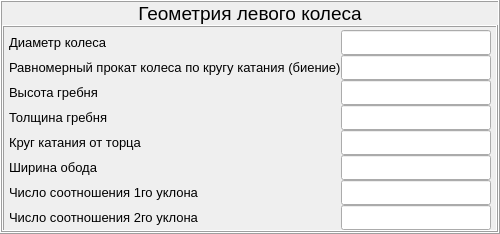
                      <widget class="QFrame" name="archive_left_wheel_frame">
                       <property name="frameShape">
                        <enum>QFrame::Box</enum>
                       </property>
                       <property name="frameShadow">
                        <enum>QFrame::Raised</enum>
                       </property>
                       <layout class="QVBoxLayout" name="verticalLayout_11">
                        <property name="spacing">
                         <number>0</number>
                        </property>
                        <property name="leftMargin">
                         <number>0</number>
                        </property>
                        <property name="topMargin">
                         <number>0</number>
                        </property>
                        <property name="rightMargin">
                         <number>0</number>
                        </property>
                        <property name="bottomMargin">
                         <number>0</number>
                        </property>
                        <item>
                         <widget class="QLabel" name="label_42">
                          <property name="maximumSize">
                           <size>
                            <width>16777215</width>
                            <height>25</height>
                           </size>
                          </property>
                          <property name="font">
                           <font>
                            <family>Arial</family>
                            <pointsize>14</pointsize>
                           </font>
                          </property>
                          <property name="text">
                           <string>Геометрия левого колеса</string>
                          </property>
                          <property name="alignment">
                           <set>Qt::AlignCenter</set>
                          </property>
                         </widget>
                        </item>
                        <item>
                         <widget class="PlotWidget" name="archive_left_graph_widget" native="true">
                          <property name="maximumSize">
                           <size>
                            <width>16777215</width>
                            <height>16777215</height>
                           </size>
                          </property>
                         </widget>
                        </item>
                        <item>
                         <widget class="QFrame" name="archive_geometry_left_frame">
                          <property name="minimumSize">
                           <size>
                            <width>0</width>
                            <height>0</height>
                           </size>
                          </property>
                          <property name="maximumSize">
                           <size>
                            <width>16777215</width>
                            <height>220</height>
                           </size>
                          </property>
                          <property name="frameShape">
                           <enum>QFrame::Box</enum>
                          </property>
                          <property name="frameShadow">
                           <enum>QFrame::Raised</enum>
                          </property>
                          <layout class="QGridLayout" name="gridLayout_10">
                           <property name="leftMargin">
                            <number>5</number>
                           </property>
                           <property name="topMargin">
                            <number>3</number>
                           </property>
                           <property name="rightMargin">
                            <number>5</number>
                           </property>
                           <property name="bottomMargin">
                            <number>0</number>
                           </property>
                           <property name="spacing">
                            <number>0</number>
                           </property>
                           <item row="5" column="0">
                            <widget class="QLabel" name="label_43">
                             <property name="minimumSize">
                              <size>
                               <width>0</width>
                               <height>25</height>
                              </size>
                             </property>
                             <property name="maximumSize">
                              <size>
                               <width>16777215</width>
                               <height>16777215</height>
                              </size>
                             </property>
                             <property name="font">
                              <font>
                               <family>Arial</family>
                               <pointsize>10</pointsize>
                              </font>
                             </property>
                             <property name="text">
                              <string>Толщина гребня</string>
                             </property>
                            </widget>
                           </item>
                           <item row="9" column="1">
                            <widget class="QLineEdit" name="archive_geometry_left_one_slope_lineEdit">
                             <property name="maximumSize">
                              <size>
                               <width>150</width>
                               <height>25</height>
                              </size>
                             </property>
                             <property name="font">
                              <font>
                               <family>Arial</family>
                               <pointsize>14</pointsize>
                              </font>
                             </property>
                             <property name="alignment">
                              <set>Qt::AlignCenter</set>
                             </property>
                             <property name="readOnly">
                              <bool>true</bool>
                             </property>
                            </widget>
                           </item>
                           <item row="0" column="1">
                            <widget class="QLineEdit" name="archive_geometry_left_diameter_lineEdit">
                             <property name="maximumSize">
                              <size>
                               <width>150</width>
                               <height>25</height>
                              </size>
                             </property>
                             <property name="font">
                              <font>
                               <family>Arial</family>
                               <pointsize>14</pointsize>
                              </font>
                             </property>
                             <property name="text">
                              <string/>
                             </property>
                             <property name="alignment">
                              <set>Qt::AlignCenter</set>
                             </property>
                             <property name="readOnly">
                              <bool>true</bool>
                             </property>
                            </widget>
                           </item>
                           <item row="8" column="0">
                            <widget class="QLabel" name="label_44">
                             <property name="font">
                              <font>
                               <family>Arial</family>
                               <pointsize>10</pointsize>
                              </font>
                             </property>
                             <property name="text">
                              <string>Ширина обода</string>
                             </property>
                            </widget>
                           </item>
                           <item row="5" column="1">
                            <widget class="QLineEdit" name="archive_geometry_left_crest_width_lineEdit">
                             <property name="maximumSize">
                              <size>
                               <width>150</width>
                               <height>25</height>
                              </size>
                             </property>
                             <property name="font">
                              <font>
                               <family>Arial</family>
                               <pointsize>14</pointsize>
                              </font>
                             </property>
                             <property name="alignment">
                              <set>Qt::AlignCenter</set>
                             </property>
                             <property name="readOnly">
                              <bool>true</bool>
                             </property>
                            </widget>
                           </item>
                           <item row="10" column="0">
                            <widget class="QLabel" name="label_45">
                             <property name="font">
                              <font>
                               <family>Arial</family>
                               <pointsize>10</pointsize>
                              </font>
                             </property>
                             <property name="text">
                              <string>Число соотношения 2го уклона</string>
                             </property>
                            </widget>
                           </item>
                           <item row="9" column="0">
                            <widget class="QLabel" name="label_46">
                             <property name="font">
                              <font>
                               <family>Arial</family>
                               <pointsize>10</pointsize>
                              </font>
                             </property>
                             <property name="text">
                              <string>Число соотношения 1го уклона</string>
                             </property>
                            </widget>
                           </item>
                           <item row="8" column="1">
                            <widget class="QLineEdit" name="archive_geometry_left_width_rim_lineEdit">
                             <property name="maximumSize">
                              <size>
                               <width>150</width>
                               <height>25</height>
                              </size>
                             </property>
                             <property name="font">
                              <font>
                               <family>Arial</family>
                               <pointsize>14</pointsize>
                              </font>
                             </property>
                             <property name="alignment">
                              <set>Qt::AlignCenter</set>
                             </property>
                             <property name="readOnly">
                              <bool>true</bool>
                             </property>
                            </widget>
                           </item>
                           <item row="1" column="0">
                            <widget class="QLabel" name="label_47">
                             <property name="maximumSize">
                              <size>
                               <width>16777215</width>
                               <height>16777215</height>
                              </size>
                             </property>
                             <property name="font">
                              <font>
                               <family>Arial</family>
                               <pointsize>10</pointsize>
                              </font>
                             </property>
                             <property name="text">
                              <string>Равномерный прокат колеса по кругу катания (биение)</string>
                             </property>
                            </widget>
                           </item>
                           <item row="3" column="0">
                            <widget class="QLabel" name="label_48">
                             <property name="maximumSize">
                              <size>
                               <width>16777215</width>
                               <height>16777215</height>
                              </size>
                             </property>
                             <property name="font">
                              <font>
                               <family>Arial</family>
                               <pointsize>10</pointsize>
                              </font>
                             </property>
                             <property name="text">
                              <string>Высота гребня</string>
                             </property>
                            </widget>
                           </item>
                           <item row="10" column="1">
                            <widget class="QLineEdit" name="archive_geometry_left_two_slope_lineEdit">
                             <property name="maximumSize">
                              <size>
                               <width>150</width>
                               <height>25</height>
                              </size>
                             </property>
                             <property name="font">
                              <font>
                               <family>Arial</family>
                               <pointsize>14</pointsize>
                              </font>
                             </property>
                             <property name="alignment">
                              <set>Qt::AlignCenter</set>
                             </property>
                             <property name="readOnly">
                              <bool>true</bool>
                             </property>
                            </widget>
                           </item>
                           <item row="0" column="0">
                            <widget class="QLabel" name="label_49">
                             <property name="maximumSize">
                              <size>
                               <width>16777215</width>
                               <height>16777215</height>
                              </size>
                             </property>
                             <property name="font">
                              <font>
                               <family>Arial</family>
                               <pointsize>10</pointsize>
                              </font>
                             </property>
                             <property name="text">
                              <string>Диаметр колеса</string>
                             </property>
                            </widget>
                           </item>
                           <item row="1" column="1">
                            <widget class="QLineEdit" name="archive_geometry_left_beat_lineEdit">
                             <property name="maximumSize">
                              <size>
                               <width>150</width>
                               <height>25</height>
                              </size>
                             </property>
                             <property name="font">
                              <font>
                               <family>Arial</family>
                               <pointsize>14</pointsize>
                              </font>
                             </property>
                             <property name="alignment">
                              <set>Qt::AlignCenter</set>
                             </property>
                             <property name="readOnly">
                              <bool>true</bool>
                             </property>
                            </widget>
                           </item>
                           <item row="3" column="1">
                            <widget class="QLineEdit" name="archive_geometry_left_crest_high_lineEdit">
                             <property name="maximumSize">
                              <size>
                               <width>150</width>
                               <height>25</height>
                              </size>
                             </property>
                             <property name="font">
                              <font>
                               <family>Arial</family>
                               <pointsize>14</pointsize>
                              </font>
                             </property>
                             <property name="alignment">
                              <set>Qt::AlignCenter</set>
                             </property>
                             <property name="readOnly">
                              <bool>true</bool>
                             </property>
                            </widget>
                           </item>
                           <item row="6" column="1">
                            <widget class="QLineEdit" name="archive_geometry_left_roll_circle_lineEdit">
                             <property name="maximumSize">
                              <size>
                               <width>150</width>
                               <height>25</height>
                              </size>
                             </property>
                             <property name="font">
                              <font>
                               <family>Arial</family>
                               <pointsize>14</pointsize>
                              </font>
                             </property>
                             <property name="alignment">
                              <set>Qt::AlignCenter</set>
                             </property>
                             <property name="readOnly">
                              <bool>true</bool>
                             </property>
                            </widget>
                           </item>
                           <item row="6" column="0">
                            <widget class="QLabel" name="label_50">
                             <property name="font">
                              <font>
                               <family>Arial</family>
                               <pointsize>10</pointsize>
                              </font>
                             </property>
                             <property name="text">
                              <string>Круг катания от торца</string>
                             </property>
                            </widget>
                           </item>
                          </layout>
                         </widget>
                        </item>
                       </layout>
                      </widget>
